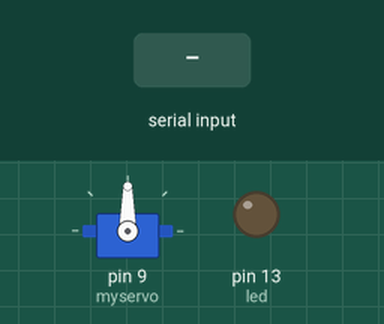
Bench run of a sketch on a simulated Arduino Uno, built with avr-gcc and run on an emulated ATmega328P. Shown: servo, output pins drawn as LEDs (lit = HIGH). Inputs (shaded band) come from the test bench.

Above: at 1.2 s.
1.3 s: "F" received over Serial
At 2.6 s:
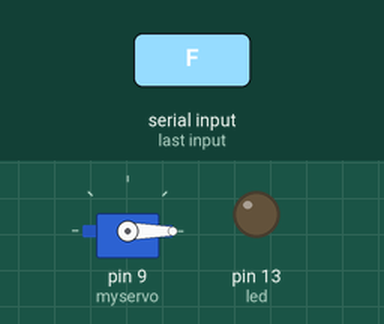
At 3.8 s:
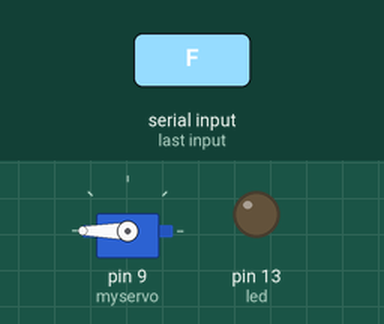
Timing chart, 0 to 6.5 s (numbered marks = the images above; inputs shaded):
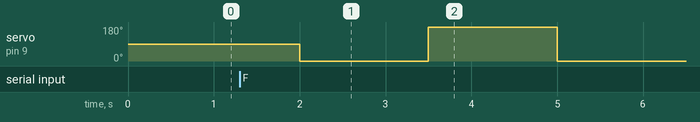

The sketch:

pet_feeder.ino
```cpp
#include <Servo.h>
Servo myservo;

int incomingByte = 0;
int led = 13;
void setup() {

  Serial.begin(1000);
  pinMode(13, OUTPUT);
  myservo.attach(9);

}

void loop() {

  if(Serial.available()){
    incomingByte = Serial.read();
    if(incomingByte == 70){

      myservo.write(0);              // tell servo to go to position in variable 'pos'
      delay(1500);
      myservo.write(180);              // tell servo to go to position in variable 'pos'
      delay(1500);
      myservo.write(0);              // tell servo to go to position in variable 'pos'
      delay(1500);

    }
    if(incomingByte == 87){

      digitalWrite(led, HIGH);

    }
  }
  delay(1000);
  digitalWrite(led, LOW);
}
```

Measured:
- after the input at 1.3 s, servo on pin 9 (myservo): 90° → 0° after 0.70 s, → 180° 1.5 s later, → 0° 1.5 s later
